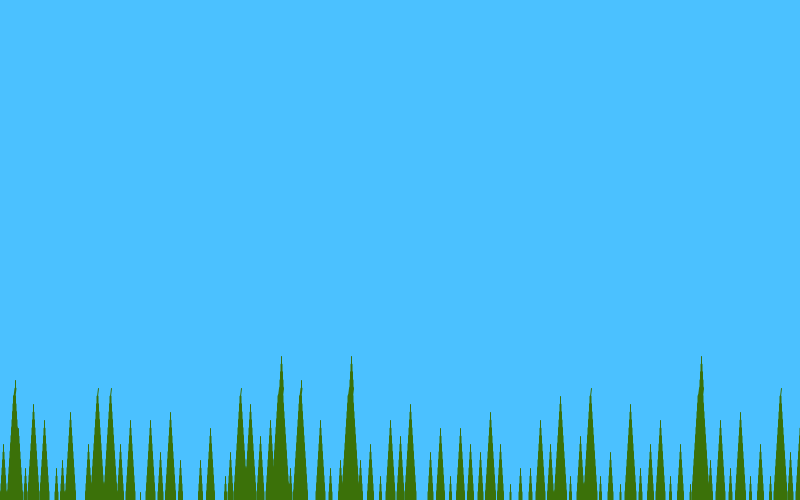
Frame 1 (no input)
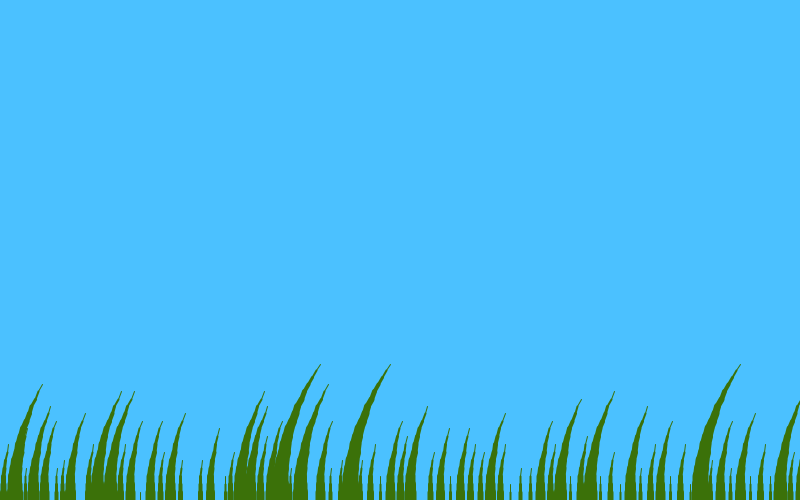
Frame 60 (the mouse pressed at the canvas centre just before this capture)
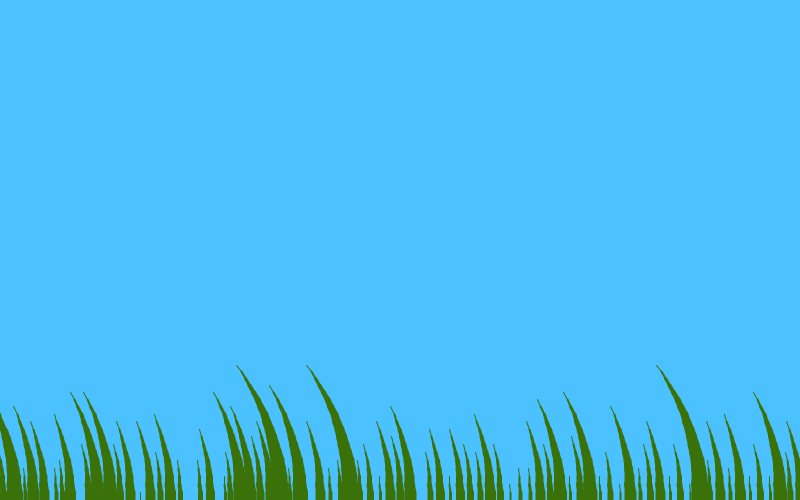
Frame 120 (the mouse held since frame 60 and released just before this capture)

The Processing sketch that drew these frames (run headless with seeded random() and noise(); from frame 60 on, the mouse is pressed at the canvas centre):

// Processing sketch: processing_91632
// ── processing_91632.pde

float inc = 0.0;

void setup() {
  size(800, 500);
  stroke(59,113,9);
  smooth();
}

void draw() {
  background(75, 193, 255);
  inc+= 0.03;
  float angle = sin(inc)/ 300.0 + sin(inc*1.2)/20.0;


  tail(3, 7, angle/1.3);
  tail(10, 3, angle/1.3);
  tail(14, 15, angle/1.3);
  tail(18, 9, angle/1.3);
  tail(25, 4, angle/1.3);
  tail(33, 12, angle/1.3);
  tail(44, 10, angle/1.3);
  tail(56, 4, angle/1.3);
  tail(62, 5, angle/1.3);
  tail(70, 11, angle/1.3);
  tail(88, 7, angle/1.3);
  tail(97, 14, angle/1.3);
  tail(100, 4, angle/1.3);
  tail(110, 14, angle/1.3);
  tail(120, 7, angle/1.3);
  tail(130, 10, angle/1.3);
  tail(140, 1, angle/1.3);
  tail(150, 10, angle/1.3);
  tail(160, 6, angle/1.3);
  tail(170, 11, angle/1.3);
  tail(180, 5, angle/1.3);
  tail(200, 5, angle/1.3);
  tail(210, 9, angle/1.3);
  tail(225, 3, angle/1.3);
  tail(230, 6, angle/1.3);
  tail(240, 14, angle/1.3);
  tail(250, 12, angle/1.3);
  tail(260, 8, angle/1.3);
  tail(270, 10, angle/1.3);
  tail(280, 18, angle/1.3);
  tail(290, 4, angle/1.3);
  tail(300, 15, angle/1.3);
  tail(320, 10, angle/1.3);
  tail(330, 4, angle/1.3);
  tail(340, 5, angle/1.3);
  tail(350, 18, angle/1.3);
  tail(360, 5, angle/1.3);
  tail(370, 7, angle/1.3);
  tail(380, 3, angle/1.3);
  tail(390, 10, angle/1.3);
  tail(400, 8, angle/1.3);
  tail(410, 12, angle/1.3);
  tail(430, 6, angle/1.3);
  tail(440, 9, angle/1.3);
  tail(450, 3, angle/1.3);
  tail(460, 9, angle/1.3);
  tail(470, 7, angle/1.3);
  tail(480, 6, angle/1.3);
  tail(490, 11, angle/1.3);
  tail(500, 7, angle/1.3);
  tail(510, 2, angle/1.3);
  tail(520, 4, angle/1.3);
  tail(530, 4, angle/1.6);
  tail(540, 10, angle/1.3);
  tail(550, 7, angle/1.3);
  tail(560, 13, angle/1.3);
  tail(570, 3, angle/1.3);
  tail(580, 8, angle/1.3);
  tail(590, 14, angle/1.3);
  tail(600, 3, angle/1.3);
  tail(610, 6, angle/1.3);
  tail(620, 2, angle/1.3);
  tail(630, 12, angle/1.3);
  tail(640, 4, angle/1.3);
  tail(650, 7, angle/1.3);
  tail(660, 10, angle/1.3);
  tail(670, 3, angle/1.3);
  tail(680, 7, angle/1.3);
  tail(690, 2, angle/1.3);
  tail(700, 18, angle/1.3);
  tail(710, 5, angle/1.3);
  tail(720, 10, angle/1.3);
  tail(730, 4, angle/1.3);
  tail(740, 11, angle/1.3);
  tail(750, 3, angle/1.3);
  tail(760, 7, angle/1.3);
  tail(770, 3, angle/1.3);
  tail(780, 14, angle/1.3);
  tail(790, 6, angle/1.3);
  tail(800, 10, angle/1.3);
}

void tail(int x, int units, float angle) {
  pushMatrix();
  translate(x, 500);
  for (int i=units; i >0; i--) {
    strokeWeight(i);
    line(0, 0, 0, -8);
    translate(0, -8);
    rotate(angle);
  }
  popMatrix();
}
